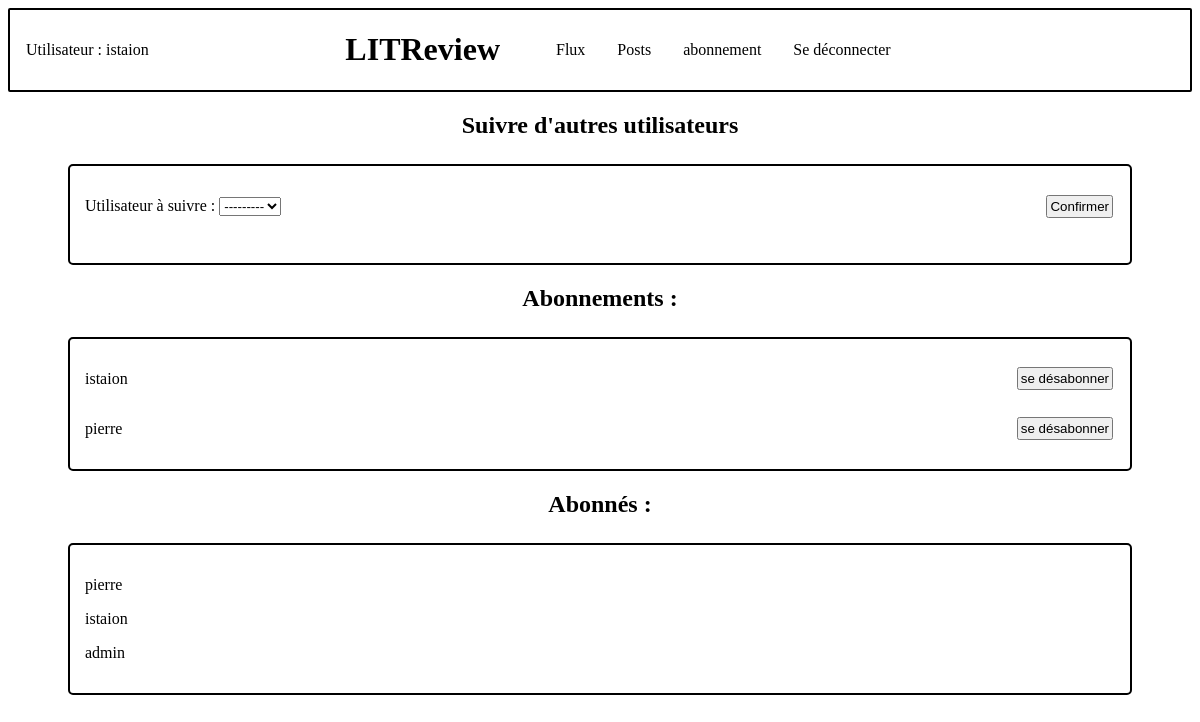
/follow-users/ (signed in), run on the app's committed database.
### authentication/models.py (models this page shows)
class User(AbstractUser):
    follows = models.ManyToManyField('self',
                                     through='review.UserFollows',
                                     symmetrical=False,
                                     related_name='followed')

### review/models.py (models this page shows, shortened)
class UserFollows(models.Model):
    user = models.ForeignKey(
        to=settings.AUTH_USER_MODEL, on_delete=models.CASCADE, related_name='following')
    followed_user = models.ForeignKey(
        to=settings.AUTH_USER_MODEL, on_delete=models.CASCADE, related_name='followed_by')
    class Meta:
        unique_together = ('user', 'followed_user', )

### review/views.py (the view, shortened to what this page needs)
# urls.py: path('follow-users/', review.views.follow_users, name='follow_users'),
@login_required
def follow_users(request):
    following = request.user.following.all()
    followed_by = request.user.followed_by.all()
    follow_form = forms.UserFollowsForm()
    context = {
        'follow_form': follow_form,
        'following': following,
        'followed_by': followed_by,
    }
    return render(request, 'review/follow_users.html', context=context)

### review/forms.py
class UserFollowsForm(forms.ModelForm):
    class Meta:
        model = models.UserFollows
        fields = ['user', 'followed_user']
        exclude = ['user']
        labels = {'followed_user': 'Utilisateur à suivre :'}

### review/templates/review/follow_users.html (shortened to what this page needs)
{% extends 'base.html' %}
{% block content %}
    <h2>Suivre d'autres utilisateurs</h2>
    <div class="add_user">
        <form method="post">
            {{ follow_form.as_p }}
            <button type="submit" >Confirmer</button>
        </form>
    </div>
    <h2>Abonnements :</h2>
     <div class="user_follow">
         {% for follow in following %}
            <div>
                <p>{{follow.followed_user.username}}</p>
                <button><a href="{% url 'stop_follow' follow.id %}">se désabonner</a></button>
            </div>
         {% endfor %}
     </div>
    <h2>Abonnés :</h2>
     <div class="user_follow">
         {% for follow in followed_by %}
            <p>{{follow.user.username}}<p>
         {% endfor %}
     </div>
{% endblock content %}

### templates/base.html (shortened to what this page needs)
{% load static %}
<html>
    <head>
        <link rel="stylesheet" href="{% static 'app.css' %}">
    </head>
    <body>
        <div class="sidebar">
            {% if user.is_authenticated %}
                <p>Utilisateur : {{ request.user }} </p>
                <h1>LITReview</h1>
                <nav class="menu">
                    <ul>
                        <li><a href="{% url 'feed' %}">Flux</a></li>
                        <li><a href="{% url 'posts' %}">Posts</a></li>
                        <li><a href="{% url 'follow_users' %}">abonnement</a></li>
                        <li><a href="{% url 'logout' %}">Se déconnecter</a></li>
                    </ul>
                </nav>
            {% else %}
                <h1 id="disconnected">LITReview</h1>
            {% endif %}
        </div>
        {% block content %}{% endblock content %}
    </body>
</html>

### static/app.css (style rules this page uses)
.sidebar { display: flex; align-items: center; border: 2px; box-sizing: content-box; border-style: solid; border-radius: 2px; }
.sidebar p { float: right; width: 40%; padding: 14px 16px; }
.sidebar h1 { width: 20%; text-align: center; }
.sidebar ul { display: flex; align: right; width: 650px; }
.sidebar ul li { display: inline-block; padding: 14px 16px; }
.sidebar ul li a { text-decoration: none; color: black; }
.add_user { border: 2px; padding: 15px; margin-top: 25px; margin-left: 60px; margin-right: 60px; box-sizing: content-box; border-style: solid; border-radius: 5px; }
.add_user form { display: flex; align-items: center; justify-content: space-between; }
.user_follow { border: 2px; padding: 15px; margin-top: 25px; margin-left: 60px; margin-right: 60px; box-sizing: content-box; border-style: solid; border-radius: 5px; }
.user_follow div { display: flex; align-items: center; justify-content: space-between; }
button { margin: 2px; padding: 2px; }
button a { text-decoration: none; color: black; }
h2 { text-align: center; }

### data on the page
User: user "istaion"
UserFollows: followed_user.username "istaion", user.username "istaion"
UserFollows: followed_user.username "pierre"
UserFollows: user.username "pierre"
UserFollows: user.username "admin"
